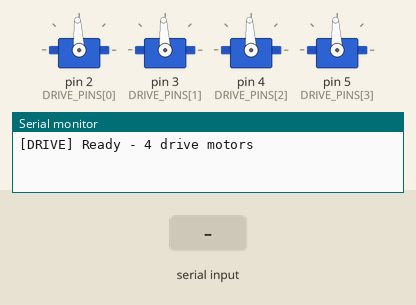
Recording of a sketch running on a simulated Arduino Uno, built with avr-gcc and run on an emulated ATmega328P. Parts: 4 × servo, the last lines printed to the serial monitor. Inputs (shaded band) come from the test bench.

Above: at 1.2 s.
1.3 s: "D 90 45 200 10\n" received over Serial
At 2.5 s:
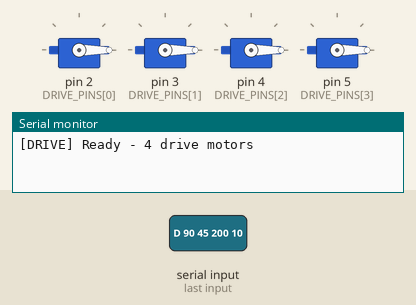
2.8 s: "STOP\n" received over Serial
At 3.2 s:
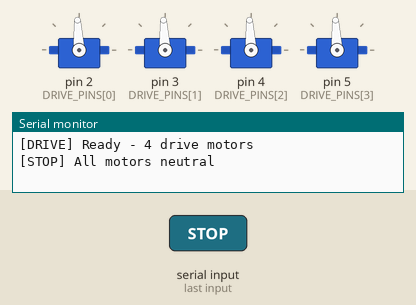
Timing chart, 0 to 5.8 s (numbered marks = the images above; inputs shaded):
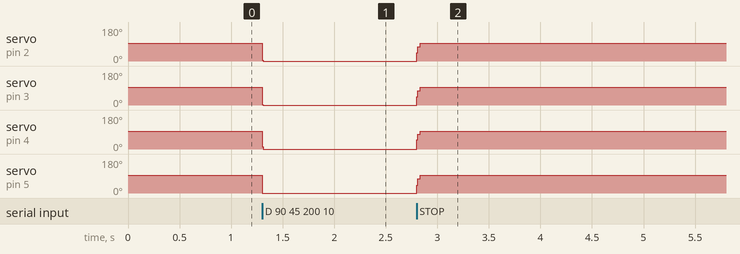

The sketch:

arduino_drive.ino
```cpp
// ARDUINO #2: DRIVE CONTROL ONLY
// Controls 4 ESCs for the wheel drive motors.
// Command format over serial (115200 baud, newline terminated):
//   S <pwm1> <pwm2> <pwm3> <pwm4>   -- smoothly ramp to per wheel values
//   T <motor> <pwm>                 -- test individual motor (motor 1-4)
//   STATUS                          -- print current PWM values
//   STOP                            -- stop all motors (neutral)

#include <Servo.h>

static const uint8_t DRIVE_PINS[4] = {2, 3, 4, 5};
bool speedsReached = true;
int driveSpeeds[4] = {1500,1500,1500,1500};
int targetSpeed[4] = {1500, 1500, 1500, 1500};

Servo driveMotors[4];
int currentPwm[4] = {1500, 1500, 1500, 1500};

void printStatus() {
  Serial.print("[STATUS] Motors: ");
  for (int i = 0; i < 4; i++) {
    Serial.print("M");
    Serial.print(i + 1);
    Serial.print("=");
    Serial.print(currentPwm[i]);
    if (i < 3) Serial.print(", ");
  }
  Serial.println();
}

// Clamp PWM to safe range
int clampPwm(int pwm) {
  if (pwm < 1000) return 1000;
  if (pwm > 2000) return 2000;
  return pwm;
}

// Smoothly ramp motors to target speeds to prevent jolting
void setDriveSpeeds(){
  int delayTime = 10;
  speedsReached = true;
  for (int i = 0; i < 4; i++) {
    if (driveSpeeds[i] != targetSpeed[i]) {
      speedsReached = false;
      driveSpeeds[i] = driveSpeeds[i] + (targetSpeed[i] - driveSpeeds[i])*.65;
      if (abs(targetSpeed[i] - driveSpeeds[i]) < 30){
        driveSpeeds[i] = targetSpeed[i];
        speedsReached = true;
      }
      driveMotors[i].writeMicroseconds(driveSpeeds[i]);
    }

  }
    delay(delayTime);

}


void setup() {
  Serial.begin(115200);

  for (int i = 0; i < 4; i++) {
    driveMotors[i].attach(DRIVE_PINS[i]);
    driveMotors[i].writeMicroseconds(1500);
  }

  targetSpeed[0] = 1500;
  targetSpeed[1] = 1500;
  targetSpeed[2] = 1500;
  targetSpeed[3] = 1500;


  Serial.println("[DRIVE] Ready - 4 drive motors");
}

void loop() {

  if (!speedsReached){
      setDriveSpeeds();
    }

  if (!Serial.available()) return;
  String s = Serial.readStringUntil('\n');
  s.trim();
  if (s.length() == 0) return;

  if (s.startsWith("D")) {
      //Serial.println("received");

      int s1, s2, s3, s4;
      int n = sscanf(s.c_str(), "D %d %d %d %d", &s1, &s2, &s3, &s4);
      if (n == 4) {
        targetSpeed[0] = s1;
        targetSpeed[1] = s2;
        targetSpeed[2] = s3;
        targetSpeed[3] = s4;

        speedsReached = false;
        //Serial.println("moved");
      }
  }
  else if (s.equalsIgnoreCase("STOP")) {
    targetSpeed[0] = 1500;
    targetSpeed[1] = 1500;
    targetSpeed[2] = 1500;
    targetSpeed[3] = 1500;
    speedsReached = false;

    Serial.println("[STOP] All motors neutral");
  }
}
```

Measured:
- after the input at 1.3 s, servo on pin 2 (DRIVE_PINS[0]), servo on pin 3 (DRIVE_PINS[1]), servo on pin 4 (DRIVE_PINS[2]), servo on pin 5 (DRIVE_PINS[3]): 93° → 0° at once
- after the input at 2.8 s, servo on pin 2 (DRIVE_PINS[0]), servo on pin 3 (DRIVE_PINS[1]), servo on pin 4 (DRIVE_PINS[2]), servo on pin 5 (DRIVE_PINS[3]): 0° → 93° at once
